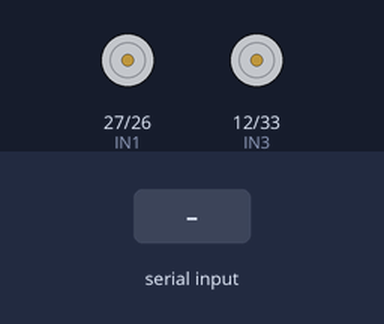
Simulated run of this sketch. Board: ESP32. On the bench: motor-driver pin pairs drawn as motors (green arrow = first pin HIGH = forward, orange = second pin HIGH = backward, longer = more drive, scaled by the enable pin). The test bench sets the inputs (shaded band).

Above: at 1.2 s.
1.3 s: "w" received over Serial
At 2.5 s:
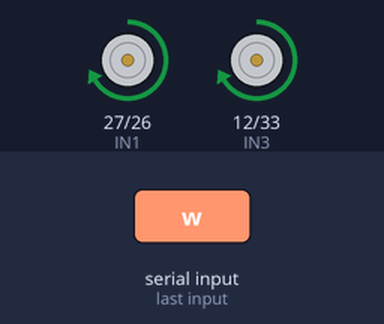
2.8 s: "s" received over Serial
At 3.7 s:
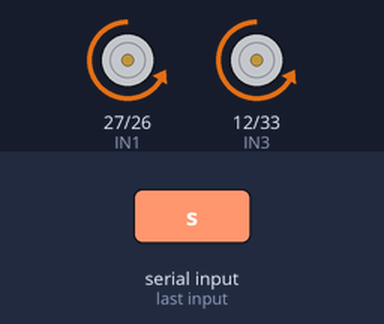
4.3 s: "d" received over Serial
At 4.9 s:
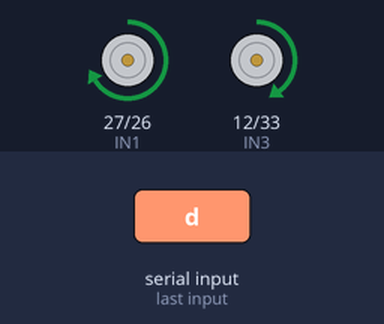
5.8 s: "a" received over Serial
At 7.2 s:
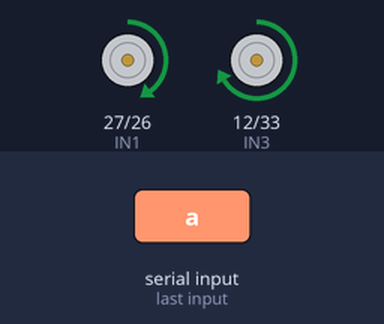
Timing chart, 0 to 8.3 s (numbered marks = the images above; inputs shaded):
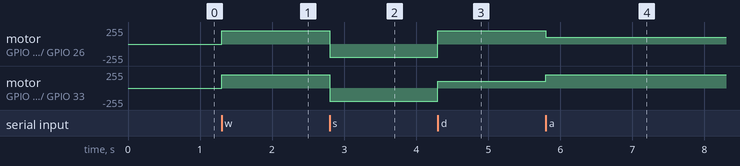

The sketch:

serial_communication_esp32_code_rc_car.ino
```cpp
// communication via serial


#define ENA 14
#define IN1 27
#define IN2 26
#define ENB 13
#define IN3 12
#define IN4 33


int speed = 200; // pwm range: 0-255


void setup() {
  Serial.begin(115200);

  pinMode(ENA,OUTPUT);
  pinMode(IN1,OUTPUT);
  pinMode(IN2,OUTPUT);
  pinMode(ENB,OUTPUT);
  pinMode(IN3,OUTPUT);
  pinMode(IN4,OUTPUT);

}

void loop() {
  if (Serial.available()) {

    char command = Serial.read();

    if (command == 'w'){
      forward();
    }

    else if (command == 's'){
      reverse();
    }

    else if (command =='d'){
      right();
    }

    else if (command =='a'){
      left();
    }

    else if (command =='e'){
      stopmotors();
    }
  }

}

void forward(){
  digitalWrite(IN1,HIGH);
  digitalWrite(IN2,LOW);
  analogWrite(ENA,speed);

  digitalWrite(IN3,HIGH);
  digitalWrite(IN4,LOW);
  analogWrite(ENB,speed);
}

void reverse(){
  digitalWrite(IN1,LOW);
  digitalWrite(IN2,HIGH);
  analogWrite(ENA,speed);

  digitalWrite(IN3,LOW);
  digitalWrite(IN4,HIGH);
  analogWrite(ENB,speed);
}


void left(){
  int leftspeed = 100;
  int rightspeed = 200;
  digitalWrite(IN1,HIGH);
  digitalWrite(IN2,LOW);
  analogWrite(ENA,leftspeed);

  digitalWrite(IN3,HIGH);
  digitalWrite(IN4,LOW);
  analogWrite(ENB,rightspeed);
}

void right(){
  int leftspeed = 200;
  int rightspeed = 100;
  digitalWrite(IN1,HIGH);
  digitalWrite(IN2,LOW);
  analogWrite(ENA,leftspeed);

  digitalWrite(IN3,HIGH);
  digitalWrite(IN4,LOW);
  analogWrite(ENB,rightspeed);
}

void stopmotors(){
  digitalWrite(IN1,LOW);
  digitalWrite(IN2,LOW);
  analogWrite(ENA,0);

  digitalWrite(IN3,LOW);
  digitalWrite(IN4,LOW);
  analogWrite(ENB,0);
}
```

Measured:
- after the input at 1.3 s, motor on GPIO 27 (IN1) / GPIO 26 (IN2), motor on GPIO 12 (IN3) / GPIO 33 (IN4): stopped → forward 200/255 at once
- after the input at 2.8 s, motor on GPIO 27 (IN1) / GPIO 26 (IN2), motor on GPIO 12 (IN3) / GPIO 33 (IN4): forward 200/255 → backward 200/255 at once
- after the input at 4.3 s, motor on GPIO 27 (IN1) / GPIO 26 (IN2): backward 200/255 → forward 200/255 at once; motor on GPIO 12 (IN3) / GPIO 33 (IN4): backward 200/255 → forward 100/255 at once
- after the input at 5.8 s, motor on GPIO 27 (IN1) / GPIO 26 (IN2): forward 200/255 → forward 100/255 at once; motor on GPIO 12 (IN3) / GPIO 33 (IN4): forward 100/255 → forward 200/255 at once
